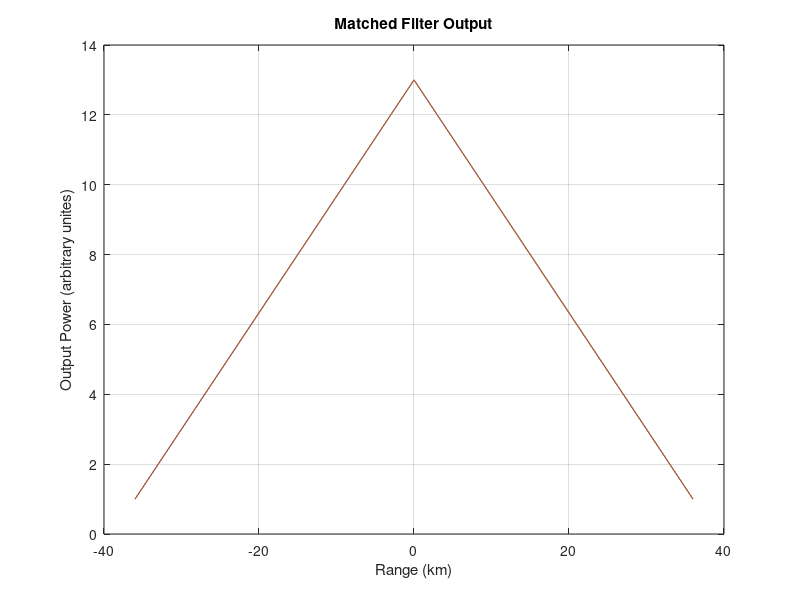

Write MATLAB code to recreate this figure.
% Representation of two uncoded pulses
pulse1 = [1 1 1 1 1 1 1 1 1 1 1 1 1];
pulse2 = [1 1 1 1 1 1 1 1 1 1 1 1 1];

% Matched filter output (pulse correlated with itself)
correlator_output1 = xcorr(pulse1);
correlator_output2 = xcorr(pulse2);

% 13-baud Barker Code
c = 3e8; 
i_baud = -12:1:12;     % x-index, peak centered at 0
baud_length_t = 10e-6   % baud length in seconds
baud_length_km = c*baud_length_t/1e3; %baud length in km
i_baud_km=i_baud*baud_length_km;    % x-index in km

% Plot output power vs range for each pulse
figure(1); 
hold off;
plot(i_baud_km,correlator_output1); 
grid on;
xlabel('Range (km)');
ylabel('Output Power (arbitrary unites)');
hold on;
plot(i_baud_km,correlator_output2); grid on;
title('Matched Filter Output');